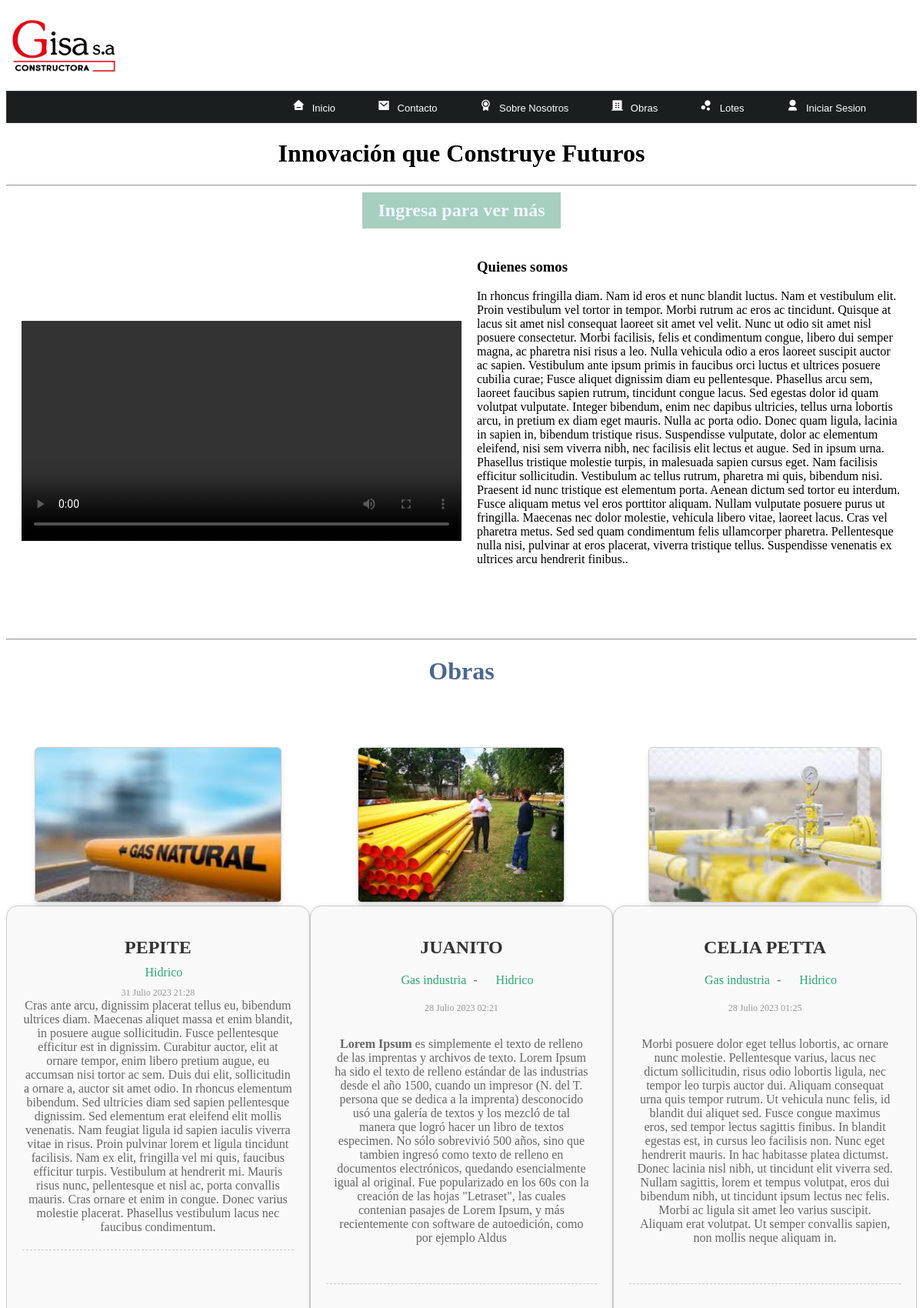
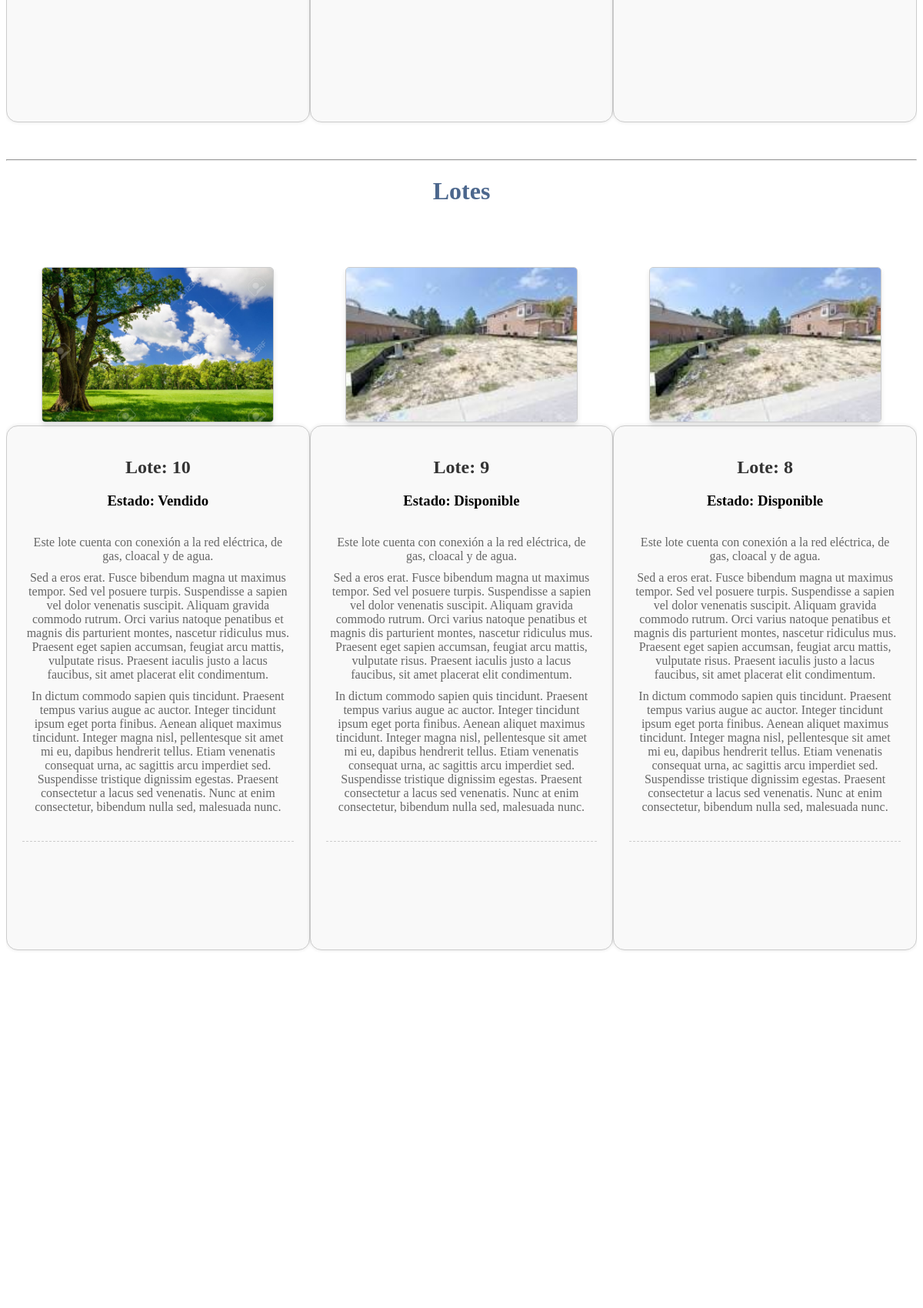
/home/ (upper part), run on the app's committed database (2 pictures, top to bottom).
### Obras/models.py (models this page shows, shortened)
class Obra (models.Model):
        title=models.CharField(max_length=150 , verbose_name="Titulo")
        content=RichTextField (verbose_name="Contenido")
        image_1= models.ImageField(default='Null' , verbose_name="Imagen1",upload_to='obras' )
        image_2= models.ImageField(default='Null' , verbose_name="Imagen2",upload_to='obras' )
        image_3= models.ImageField(default='Null' , verbose_name="Imagen3",upload_to='obras' )
        user = models.ForeignKey(User,editable=True, verbose_name="Usuario" , on_delete=models.CASCADE)
        category = models.ManyToManyField(Category,verbose_name="Categorias",blank=True)
        public= models.BooleanField(verbose_name="Publicado?")
        created_at = models.DateTimeField(auto_now_add=True , verbose_name="Creado el")
        updated_at = models.DateTimeField(auto_now=True , verbose_name="Editado el")
        class Meta:
            verbose_name = 'Obra'
            verbose_name_plural = 'Obras'
            ordering = ['-created_at']

class Category(models.Model):
    name= models.CharField(max_length=100 , verbose_name="Nombre")
    description = models.CharField(max_length=255 , verbose_name="Descripción")
    created_at = models.DateTimeField(auto_now_add=True , verbose_name="Creado el")
    class Meta:
        verbose_name = 'Categoría'
        verbose_name_plural = 'Categorías'
    def __str__(self):
        return self.name

### Loteos/models.py (models this page shows, shortened)
class Lote (models.Model):
        ESTADO_CHOICES = (
        ('Vendido', 'Vendido'),
        ('Disponible', 'Disponible'),
    )
        id_lote = models.IntegerField(
        primary_key=True,
        validators=[MaxValueValidator(limit_value=102)],
        verbose_name="id_lote"
    )
        content=RichTextField (verbose_name="Contenido")
        status = models.CharField(max_length=10, choices=ESTADO_CHOICES, default='Disponible', verbose_name="Estado")
        price=models.IntegerField(verbose_name="Precio", default=0)
        image= models.ImageField(default='Null' , verbose_name="Imagen",upload_to='loteos' )
        user = models.ForeignKey(User,editable=True, verbose_name="Usuario" , on_delete=models.CASCADE)
        public= models.BooleanField(verbose_name="Publicado?")
        created_at = models.DateTimeField(auto_now_add=True , verbose_name="Creado el")
        updated_at = models.DateTimeField(auto_now=True , verbose_name="Editado el")
        class Meta:
            verbose_name = 'Lote'
            verbose_name_plural = 'Lotes'
            ordering = ['-created_at']

### Home/views.py (the view)
# urls.py: 2. Add a URL to urlpatterns:  path('', views.home, name='home')
def home (request):
    obras=Obra.objects.all()
    paginacion=Paginator(obras,3)
    page = request.GET.get('page')
    page_obras= paginacion.get_page(page)
    lotes=Lote.objects.all()
    paginacion=Paginator(lotes,3)
    page = request.GET.get('page')
    page_lotes= paginacion.get_page(page)
    return render(request, "home.html",{
        'title':'Innovación que Construye Futuros',
        'obras':page_obras,
        'lotes': page_lotes
    })

### Home/templates/home.html (shortened to what this page needs)
{% extends 'layouts.html' %}
{% load static %}
{% block content%}
    <h1 class='titulo_home'>{{title}}</h1>
    <hr/>
    {% if user.email %}
    <h2 id="welcome_message">Bienvenide, {{user.first_name}} {{user.last_name}}</h2>
    {% else %}
        <h2 id='ingresa'>
        <a href='login' id=ingresa >Ingresa para ver más</a>
        </h2>
        <div class="video-container">
        <video controls class="video">
            <source src="{% static 'images/dummy Video.mp4' %}" type="video/mp4">
        </video>
        <div class="video-text">
            <h3>Quienes somos</h3>
            <p>In rhoncus fringilla diam. Nam id eros et nunc blandit luctus. Nam et vestibulum elit. Proin vestibulum vel tortor in tempor. Morbi rutrum ac eros ac tincidunt. Quisque at lacus sit amet nisl consequat laoreet sit amet vel velit. Nunc ut odio sit amet nisl posuere consectetur. Morbi facilisis, felis et condimentum congue, libero dui semper magna, ac pharetra nisi risus a leo. Nulla vehicula odio a eros laoreet suscipit auctor ac sapien. Vestibulum ante ipsum primis in faucibus orci luctus et ultrices posuere cubilia curae; Fusce aliquet dignissim diam eu pellentesque.
Phasellus arcu sem, laoreet faucibus sapien rutrum, tincidunt congue lacus. Sed egestas dolor id quam volutpat vulputate. Integer bibendum, enim nec dapibus ultricies, tellus urna lobortis arcu, in pretium ex diam eget mauris. Nulla ac porta odio. Donec quam ligula, lacinia in sapien in, bibendum tristique risus. Suspendisse vulputate, dolor ac elementum eleifend, nisi sem viverra nibh, nec facilisis elit lectus et augue. Sed in ipsum urna. Phasellus tristique molestie turpis, in malesuada sapien cursus eget. Nam facilisis efficitur sollicitudin. Vestibulum ac tellus rutrum, pharetra mi quis, bibendum nisi. Praesent id nunc tristique est elementum porta. Aenean dictum sed tortor eu interdum. Fusce aliquam metus vel eros porttitor aliquam. Nullam vulputate posuere purus ut fringilla.
Maecenas nec dolor molestie, vehicula libero vitae, laoreet lacus. Cras vel pharetra metus. Sed sed quam condimentum felis ullamcorper pharetra. Pellentesque nulla nisi, pulvinar at eros placerat, viverra tristique tellus. Suspendisse venenatis ex ultrices arcu hendrerit finibus..</p>
        </div>
    </div>
    {% endif %}
<hr class="separador">
<h1 class="titulo_articulos">
    <a class='link' href= "{% url 'login' %}">Obras</a>
</h1>
    <article class="obras_home">
    {% for obra in obras %}
    {% if obra.public == True %}
        <article class="obra-item">
            {% if obra.image_1.url %}
                <div class="image">
                    <img src="{{ obra.image_1.url }}" alt="Imagen 1">
                </div>
            {% endif %}
            <div class="data">
                <h2>{{ obra.title }}</h2>
                <p>
                    {% for category in obra.category.all %}
                        <a href="{% url 'categoria' category.id %}" class='link' >{{category}}</a>
                        {% if forloop.counter < obra.category.all|length %}
                            {{'-'}}
                        {% endif %}
                    {% endfor %}
                </p>
                <span class="date">{{ obra.created_at }}</span>
                <p>{{ obra.content | safe }}</p>
                <hr class="separador">
            </div>
        </article>
    {% endif %}
    {% endfor %}
</article>
<hr class="separador">
<h1 class="titulo_articulos">
    <a class='link' href="{% url 'lote' %}">Lotes</a>
</h1>
<article class="lotes_home">
        {% for lote in lotes %}
        {% if lote.public == True%}
            <article class="lote-item">
                {% if lote.image.url %}
                    <div class="image">
                        <img src="{{ lote.image.url }}" alt="Imagen">
                    </div>
                {% endif %}
                <div class="data">
                    <h2>Lote: {{ lote.id_lote }}</h2>
                    <h3>Estado: {{lote.status}}</h3>
                    <p>{{ lote.content | safe }}</p>
                    <hr class="separador">
                </div>
            </article>
        {% endif %}
    {% endfor %}
    </article>
{% endblock%}

### Home/static/css/styles.css (style rules this page uses)
.data { background-color: #f9f9f9; border: 1px solid #ccc; border-radius: 15px; padding: 20px; margin-bottom: 20px; box-shadow: 0px 0px 5px rgba(0, 0, 0, 0.1); height: 80vh; }
.data h2 { font-size: 24px; margin-bottom: 10px; color: #333; }
.data p { font-size: 16px; margin-bottom: 10px; color: #666; }
.data a.link { color: #2ba977; text-decoration: none; margin-right: 5px; }
.data span.date { font-size: 12px; color: #999; display: block; margin-top: 10px; }
.data hr.separador { margin: 20px 0; border: none; border-top: 1px dashed #ccc; }
.data { border: 1px solid #ccc; border-radius: 15px; padding: 20px; margin-bottom: 20px; box-shadow: 0px 0px 5px rgba(0, 0, 0, 0.1); }
.data p { background-color: #f9f9f9; padding: 10px; margin: 0; }
.link { color: rgb(76, 103, 141); text-decoration: none; margin: 20px; }
.obra-item { max-width: 33.33%; margin: 0 auto; margin-bottom: 20px; text-align: center; box-sizing: border-box; float: left; width: 33.33%; }
.obra-item .image { display: inline-block; }
.obra-item img { width: auto; height: 200px; border: 1px solid #ccc; box-shadow: 0 4px 6px rgba(0, 0, 0, 0.1); border-radius: 5px; }
.obras_home { width: 100%; overflow: hidden; }
.separador { color: #1B1E1F; }
.video-container { display: flex; align-items: center; gap: 20px; padding: 20px; }
.video { width: 50%; margin-top: 50px; margin-bottom: 50px; }
.video-text { flex: 1; margin-bottom: 50px; }
.titulo_home { text-align:center; font-size:xx-large; }
.titulo_articulos { text-align:center; font-size:xx-large; text-decoration: none; margin-bottom: 80px; }
#ingresa { text-decoration: none; background: #a7cfbf; width: fit-content; margin: 0 auto; padding: 10px; text-align: center; color: aliceblue; }
.lote-item { max-width: 33.33%; margin: 0 auto; margin-bottom: 20px; text-align: center; box-sizing: border-box; float: left; width: 33.33%; }
.lote-item .image { display: inline-block; }
.lote-item img { width: auto; height: 200px; border: 1px solid #ccc; box-shadow: 0 4px 6px rgba(0, 0, 0, 0.1); border-radius: 5px; }
.lotes_home { width: 100%; overflow: hidden; }
.lote-item p { background-color: #f9f9f9; padding: 5px; margin: 0; margin-top: 0px; }
.obra-item:first-child .data p { background-color: transparent; padding: 0; }

### data on the page
Obra: image_1 (picture), title "PEPITE", created_at "31 Julio 2023 21:28", content "Cras ante arcu, dignissim placerat tellus eu, bibendum ultrices diam. Maecenas aliquet massa et enim blandit, in posuere augue sollicitudin. Fusce pellentesque efficitur est in dignissim. Curabitur auctor, elit at ornare tempor, enim libero pretium augue, eu accumsan nisi tortor ac sem. Duis dui elit, sollicitudin a ornare a, auctor sit amet odio. In rhoncus elementum bibendum. Sed ultricies diam sed sapien pellentesque dignissim. Sed elementum erat eleifend elit mollis venenatis. Nam feugiat ligula id sapien iaculis viverra vitae in risus. Proin pulvinar lorem et ligula tincidunt facilisis. Nam ex elit, fringilla vel mi quis, faucibus efficitur turpis. Vestibulum at hendrerit mi. Mauris…"
Category: name "Hidrico"
Obra: image_1 (picture), title "JUANITO", created_at "28 Julio 2023 02:21", content "Lorem Ipsum es simplemente el texto de relleno de las imprentas y archivos de texto. Lorem Ipsum ha sido el texto de relleno estándar de las industrias desde el año 1500, cuando un impresor (N. del T. persona que se dedica a la imprenta) desconocido usó una galería de textos y los mezcló de tal manera que logró hacer un libro de textos especimen. No sólo sobrevivió 500 años, sino que tambien ingresó como texto de relleno en documentos electrónicos, quedando esencialmente igual al original. Fue popularizado en los 60s con la creación de las hojas \"Letraset\", las cuales contenian pasajes de Lorem Ipsum, y más recientemente con software de autoedición, como por ejemplo Aldus"
Category: name "Gas industria", value "-"
Obra: image_1 (picture), title "CELIA PETTA", created_at "28 Julio 2023 01:25", content "Morbi posuere dolor eget tellus lobortis, ac ornare nunc molestie. Pellentesque varius, lacus nec dictum sollicitudin, risus odio lobortis ligula, nec tempor leo turpis auctor dui. Aliquam consequat urna quis tempor rutrum. Ut vehicula nunc felis, id blandit dui aliquet sed. Fusce congue maximus eros, sed tempor lectus sagittis finibus. In blandit egestas est, in cursus leo facilisis non. Nunc eget hendrerit mauris. In hac habitasse platea dictumst. Donec lacinia nisl nibh, ut tincidunt elit viverra sed. Nullam sagittis, lorem et tempus volutpat, eros dui bibendum nibh, ut tincidunt ipsum lectus nec felis. Morbi ac ligula sit amet leo varius suscipit. Aliquam erat volutpat. Ut semper…"
Lote: image (picture), id_lote "10", status "Vendido", content "Este lote cuenta con conexión a la red eléctrica, de gas, cloacal y de agua. Sed a eros erat. Fusce bibendum magna ut maximus tempor. Sed vel posuere turpis. Suspendisse a sapien vel dolor venenatis suscipit. Aliquam gravida commodo rutrum. Orci varius natoque penatibus et magnis dis parturient montes, nascetur ridiculus mus. Praesent eget sapien accumsan, feugiat arcu mattis, vulputate risus. Praesent iaculis justo a lacus faucibus, sit amet placerat elit condimentum. In dictum commodo sapien quis tincidunt. Praesent tempus varius augue ac auctor. Integer tincidunt ipsum eget porta finibus. Aenean aliquet maximus tincidunt. Integer magna nisl, pellentesque sit amet mi eu, dapibus hendrerit…"
Lote: image (picture), id_lote "9", status "Disponible", content "Este lote cuenta con conexión a la red eléctrica, de gas, cloacal y de agua. Sed a eros erat. Fusce bibendum magna ut maximus tempor. Sed vel posuere turpis. Suspendisse a sapien vel dolor venenatis suscipit. Aliquam gravida commodo rutrum. Orci varius natoque penatibus et magnis dis parturient montes, nascetur ridiculus mus. Praesent eget sapien accumsan, feugiat arcu mattis, vulputate risus. Praesent iaculis justo a lacus faucibus, sit amet placerat elit condimentum. In dictum commodo sapien quis tincidunt. Praesent tempus varius augue ac auctor. Integer tincidunt ipsum eget porta finibus. Aenean aliquet maximus tincidunt. Integer magna nisl, pellentesque sit amet mi eu, dapibus hendrerit…"
Lote: image (picture), id_lote "8", status "Disponible", content "Este lote cuenta con conexión a la red eléctrica, de gas, cloacal y de agua. Sed a eros erat. Fusce bibendum magna ut maximus tempor. Sed vel posuere turpis. Suspendisse a sapien vel dolor venenatis suscipit. Aliquam gravida commodo rutrum. Orci varius natoque penatibus et magnis dis parturient montes, nascetur ridiculus mus. Praesent eget sapien accumsan, feugiat arcu mattis, vulputate risus. Praesent iaculis justo a lacus faucibus, sit amet placerat elit condimentum. In dictum commodo sapien quis tincidunt. Praesent tempus varius augue ac auctor. Integer tincidunt ipsum eget porta finibus. Aenean aliquet maximus tincidunt. Integer magna nisl, pellentesque sit amet mi eu, dapibus hendrerit…"

### other printed values
{{ title }} "Innovación que Construye Futuros"
